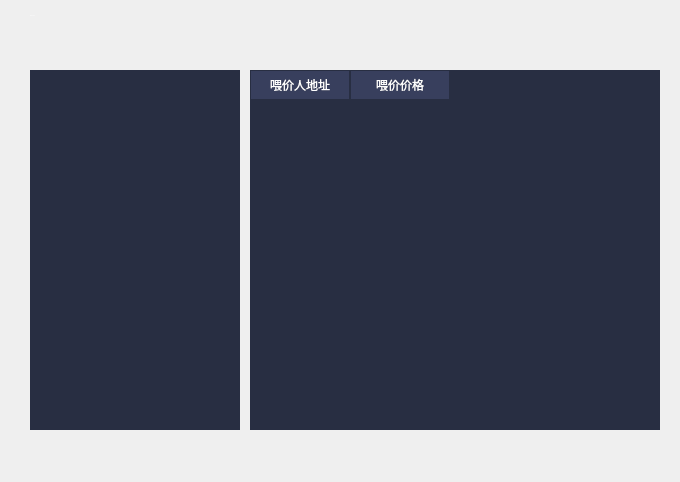
<?xml version="1.0" encoding="UTF-8"?>
<ui version="4.0">
 <class>FeedPage</class>
 <widget class="QWidget" name="FeedPage">
  <property name="geometry">
   <rect>
    <x>0</x>
    <y>0</y>
    <width>680</width>
    <height>482</height>
   </rect>
  </property>
  <property name="font">
   <font>
    <family>微软雅黑</family>
   </font>
  </property>
  <property name="windowTitle">
   <string>Form</string>
  </property>
  <property name="styleSheet">
   <string notr="true"/>
  </property>
  <widget class="QTableWidget" name="tokenPriceTableWidget">
   <property name="geometry">
    <rect>
     <x>30</x>
     <y>70</y>
     <width>210</width>
     <height>360</height>
    </rect>
   </property>
   <property name="styleSheet">
    <string notr="true">QTableWidget{border: none;gridline-color: rgb(241,241,248);background-color: rgb(40, 46, 66);}
QHeaderView{background-color:rgb(40,46,66);min-height:30;color:white;}
QHeaderView::section{background-color: rgb(56,63,93);border: 1px solid rgb(40,46,66);
font: 12px &quot;微软雅黑&quot;;}
</string>
   </property>
   <property name="verticalScrollBarPolicy">
    <enum>Qt::ScrollBarAsNeeded</enum>
   </property>
   <property name="horizontalScrollBarPolicy">
    <enum>Qt::ScrollBarAlwaysOff</enum>
   </property>
   <property name="sizeAdjustPolicy">
    <enum>QAbstractScrollArea::AdjustToContents</enum>
   </property>
   <property name="autoScroll">
    <bool>false</bool>
   </property>
   <property name="editTriggers">
    <set>QAbstractItemView::NoEditTriggers</set>
   </property>
   <property name="tabKeyNavigation">
    <bool>false</bool>
   </property>
   <property name="showDropIndicator" stdset="0">
    <bool>false</bool>
   </property>
   <property name="dragDropOverwriteMode">
    <bool>false</bool>
   </property>
   <property name="showGrid">
    <bool>false</bool>
   </property>
   <attribute name="horizontalHeaderVisible">
    <bool>false</bool>
   </attribute>
   <attribute name="horizontalHeaderCascadingSectionResizes">
    <bool>false</bool>
   </attribute>
   <attribute name="horizontalHeaderHighlightSections">
    <bool>true</bool>
   </attribute>
   <attribute name="horizontalHeaderShowSortIndicator" stdset="0">
    <bool>false</bool>
   </attribute>
   <attribute name="horizontalHeaderStretchLastSection">
    <bool>false</bool>
   </attribute>
   <attribute name="verticalHeaderVisible">
    <bool>false</bool>
   </attribute>
   <attribute name="verticalHeaderCascadingSectionResizes">
    <bool>true</bool>
   </attribute>
   <column>
    <property name="text">
     <string>资产</string>
    </property>
    <property name="font">
     <font>
      <family>微软雅黑</family>
     </font>
    </property>
    <property name="textAlignment">
     <set>AlignCenter</set>
    </property>
   </column>
   <column>
    <property name="text">
     <string>价格 / UB</string>
    </property>
    <property name="font">
     <font>
      <family>微软雅黑</family>
     </font>
    </property>
    <property name="textAlignment">
     <set>AlignCenter</set>
    </property>
   </column>
   <column>
    <property name="text">
     <string/>
    </property>
   </column>
  </widget>
  <widget class="QTableWidget" name="feedersPricesTableWidget">
   <property name="geometry">
    <rect>
     <x>250</x>
     <y>70</y>
     <width>410</width>
     <height>360</height>
    </rect>
   </property>
   <property name="styleSheet">
    <string notr="true">QTableWidget{border: none;gridline-color: rgb(241,241,248);background-color: rgb(40, 46, 66);}
QHeaderView{background-color:rgb(40,46,66);min-height:30;color:white;}
QHeaderView::section{background-color: rgb(56,63,93);border: 1px solid rgb(40,46,66);
font: 12px &quot;微软雅黑&quot;;}
</string>
   </property>
   <column>
    <property name="text">
     <string>喂价人地址</string>
    </property>
    <property name="font">
     <font>
      <family>微软雅黑</family>
     </font>
    </property>
    <property name="textAlignment">
     <set>AlignCenter</set>
    </property>
   </column>
   <column>
    <property name="text">
     <string>喂价价格</string>
    </property>
    <property name="font">
     <font>
      <family>微软雅黑</family>
     </font>
    </property>
    <property name="textAlignment">
     <set>AlignCenter</set>
    </property>
   </column>
  </widget>
  <widget class="QLabel" name="contactLabel">
   <property name="geometry">
    <rect>
     <x>30</x>
     <y>5</y>
     <width>120</width>
     <height>21</height>
    </rect>
   </property>
   <property name="font">
    <font>
     <family>微软雅黑</family>
     <pointsize>-1</pointsize>
     <weight>50</weight>
     <italic>false</italic>
     <bold>false</bold>
    </font>
   </property>
   <property name="styleSheet">
    <string notr="true">color: white;
font: 18px &quot;微软雅黑&quot;;</string>
   </property>
   <property name="text">
    <string>Feed Price</string>
   </property>
  </widget>
 </widget>
 <resources/>
 <connections/>
</ui>
